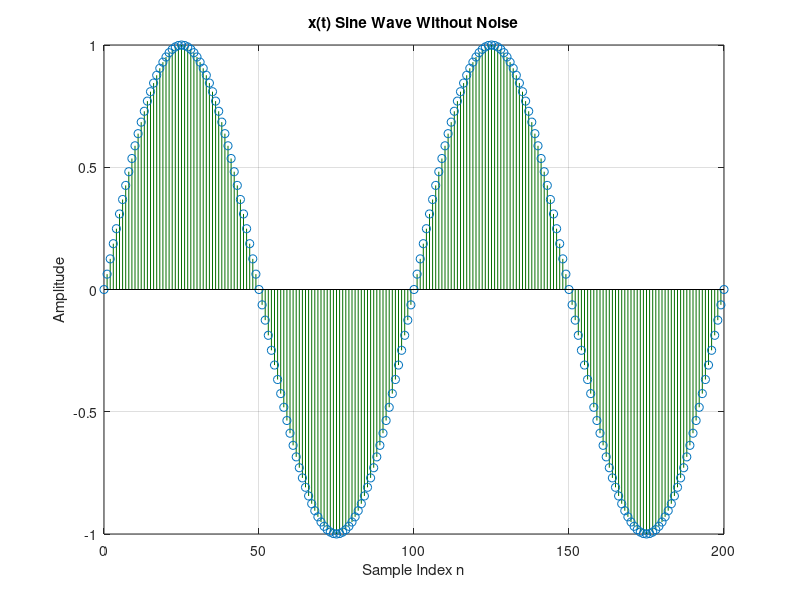
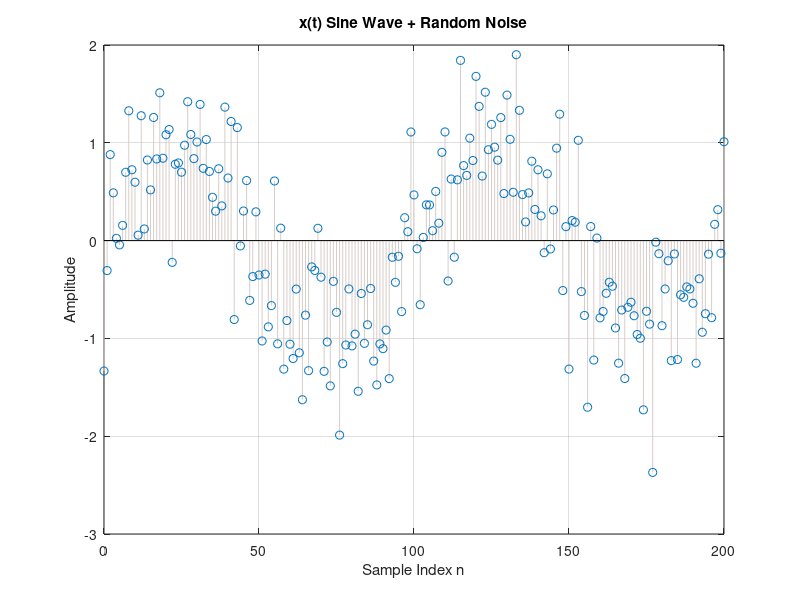
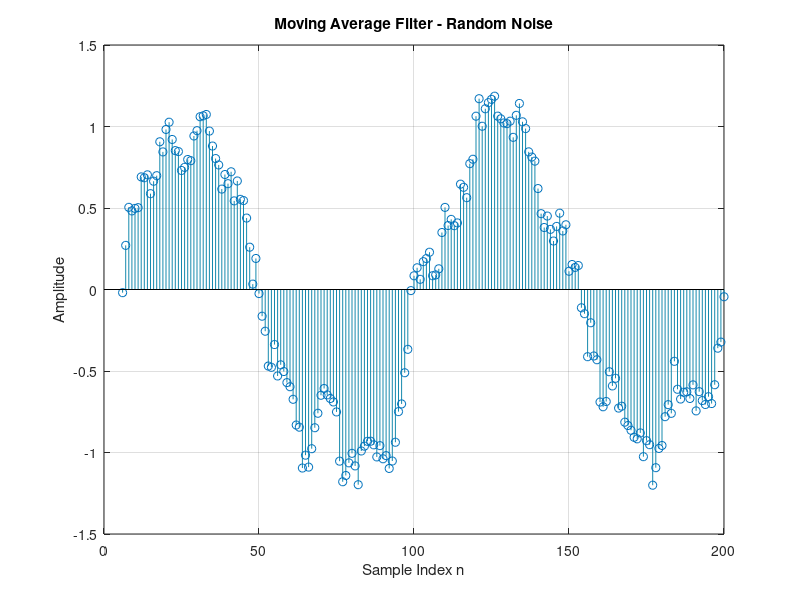
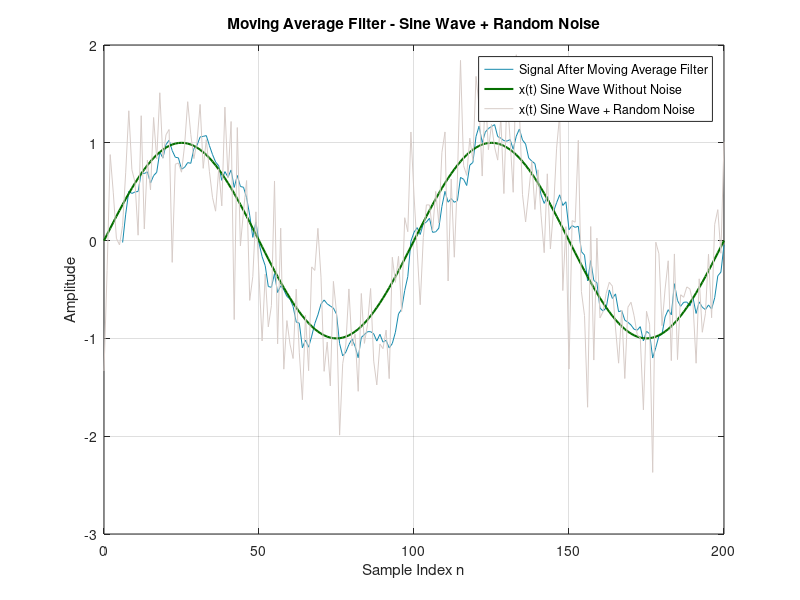

The MATLAB source for these figures, in order:
clc;
clear;
close all;

%% 1. สร้างสัญญาณ Input
N = 201;
n = 0:N-1;
fs = 100;

rng(1);

% กรณีที่ 1: Sine Wave + Random Noise
s1 = sin(2*pi*1*n/fs);
x1 = s1 + 0.5*randn(1,N);

% กรณีที่ 2: Sine Wave + High-frequency Noise
s2 = sin(2*pi*1*n/fs);
x2 = s2 + 0.5*sin(2*pi*10*n/fs);

% กรณีที่ 3: Step Signal + Random Noise
s3 = zeros(1,N);
s3(n >= 100) = 1;
x3 = s3 + 0.2*randn(1,N);

% กรณีที่ 4: Sine Wave + Spike Noise
s4 = sin(2*pi*1*n/fs);
noise4 = zeros(1,N);
noise4([40 90 140 180]) = [2 -2 2 -2];
x4 = s4 + noise4;

%% 2. กำหนด Window Size
M = 7;

%% 3. กรองสัญญาณด้วย Moving Average
X = [x1; x2; x3; x4];
S = [s1; s2; s3; s4];

Y = zeros(size(X));

for c = 1:4
    for k = M:N
        Y(c,k) = sum(X(c,k-M+1:k)) / M;
    end
end

%% 4. แสดงกราฟ

% 4.1 กรณีที่ 1: Sine Wave + Random Noise
figure(1);
clf;
stem(n,s1,'Color','#056f00');
xlabel('Sample Index n');
ylabel('Amplitude');
title('x(t) Sine Wave Without Noise');
grid on;
drawnow;

figure(2);
clf;
stem(n,x1,'Color','#d7ccc8');
xlabel('Sample Index n');
ylabel('Amplitude');
title('x(t) Sine Wave + Random Noise');
grid on;
drawnow;

figure(3);
clf;
stem(n(M:N), Y(1,M:N),'Color', '#168AAD') 
xlabel('Sample Index n');
ylabel('Amplitude');
title('Moving Average Filter - Random Noise');
grid on;
drawnow;

figure(4);
clf;
plot(n(M:N), Y(1,M:N),'Color', '#168AAD') 
hold on;
plot(n,s1,'Color','#056f00','LineWidth',1.5);
plot(n,x1,'Color','#d7ccc8');
hold off
legend('Signal After Moving Average Filter','x(t) Sine Wave Without Noise','x(t) Sine Wave + Random Noise');
xlabel('Sample Index n');
ylabel('Amplitude');
title('Moving Average Filter - Sine Wave + Random Noise');
grid on;
drawnow;

% 4.2 กรณีที่ 2: Sine Wave + High-frequency Noise
figure(5);
clf;
stem(n,s2,'Color','#8E44AD');
xlabel('Sample Index n');
ylabel('Amplitude');
title('x(t) Sine Wave Without Noise');
grid on;
drawnow;

figure(6);
clf;
stem(n,x2,'Color','#bdbdbd');
xlabel('Sample Index n');
ylabel('Amplitude');
title('x(t) Sine Wave + High-frequency Noise');
grid on;
drawnow;

figure(7);
clf;
stem(n(M:N), Y(2,M:N),'Color', '#168AAD') 
xlabel('Sample Index n');
ylabel('Amplitude');
title('Moving Average Filter - High-frequency Noise');
grid on;
drawnow;

figure(8);
clf;
plot(n(M:N), Y(2,M:N),'Color', '#168AAD') 
hold on;
plot(n,s2,'Color','#8E44AD','LineWidth',1.5);
plot(n,x2,'Color','#bdbdbd');
hold off
legend('Signal After Moving Average Filter','x(t) Sine Wave Without Noise','x(t) Sine Wave + Random Noise');
xlabel('Sample Index n');
ylabel('Amplitude');
title('Sine Wave + High-frequency Noise');
grid on;
drawnow;

% 4.3 กรณีที่ 3: Step Signal + Random Noise
figure(9);
clf;
stem(n,s3,'Color','#3f51b5');
xlabel('Sample Index n');
ylabel('Amplitude');
title('x(t) Step Signal Without Noise');
grid on;
drawnow;

figure(10);
clf;
stem(n,x3,'Color','#4db6ac');
xlabel('Sample Index n');
ylabel('Amplitude');
title('x(t) Step Signal + Random Noise');
grid on;
drawnow;

figure(11);
clf;
stem(n(M:N), Y(3,M:N),'Color', '#c0ca33') 
xlabel('Sample Index n');
ylabel('Amplitude');
title('Moving Average Filter - Random Noise');
grid on;
drawnow;

figure(12);
clf;
plot(n(M:N), Y(3,M:N),'Color', '#c0ca33') 
hold on;
plot(n,s3,'Color','#3f51b5','LineWidth',1.5);
plot(n,x3,'Color','#4db6ac');
hold off
legend('Signal After Moving Average Filter','x(t) Step Signal Without Noise','x(t) Step Signal + Random Noise');
xlabel('Sample Index n');
ylabel('Amplitude');
title('Moving Average Filter - Step Signal + Random Noise');
grid on;
drawnow;

% 4.4 กรณีที่ 4: Sine Wave + Spike Noise
figure(13);
clf;
stem(n,s4,'Color','#689f38');
xlabel('Sample Index n');
ylabel('Amplitude');
title('x(t) Sine Wave Without Noise');
grid on;
drawnow;

figure(14);
clf;
stem(n,x4,'Color','#ff8f00');
xlabel('Sample Index n');
ylabel('Amplitude');
title('x(t) Sine Wave + Spike Noise');
grid on;
drawnow;

figure(15);
clf;
stem(n(M:N), Y(4,M:N),'Color', '#bf360c') 
xlabel('Sample Index n');
ylabel('Amplitude');
title('Moving Average Filter - Spike Noise');
grid on;
drawnow;

figure(16);
clf;
plot(n(M:N), Y(4,M:N),'Color', '#bf360c') 
hold on;
plot(n,s4,'Color','#689f38','LineWidth',1.5);
plot(n,x4,'Color','#ff8f00');
hold off
legend('Signal After Moving Average Filter','x(t) Sine Wave Without Noise','x(t) Sine Wave + Spike Noise');
xlabel('Sample Index n');
ylabel('Amplitude');
title('Moving Average Filter - Sine Wave + Spike Noise');
grid on;
drawnow;
